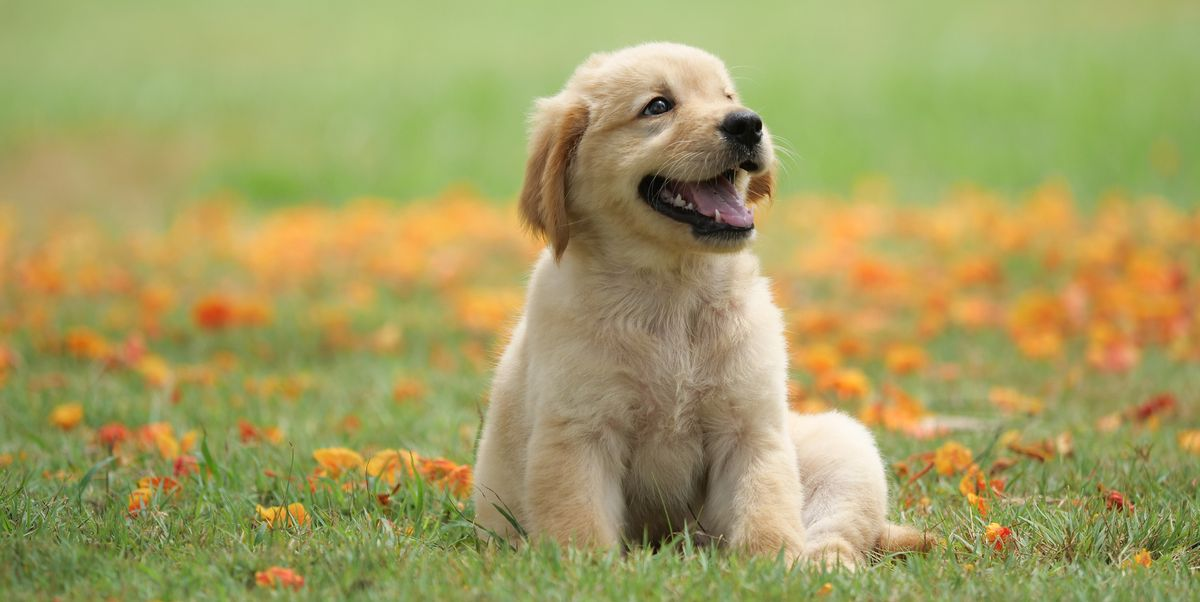
#> input picture Lab 2/dog.png, 1200 x 602 px
$ jupyter execute Task2.ipynb
#> lines starting #> are read from the running program, lines starting #| are printed output that depends on the picture
[cell 1]
import cv2
from matplotlib import pyplot as plt

dog = cv2.imread("dog.png")
#> dog is the input picture: shape (602, 1200, 3); mean B, G, R 97.6, 158.6, 163.9
dog = cv2.cvtColor(dog, cv2.COLOR_BGR2RGB)
plt.imshow(dog);

[cell 2]
h, w, d = dog.shape
#> h = 602; w = 1200; d = 3
cropdog = dog[h//2:,w//2:,:]
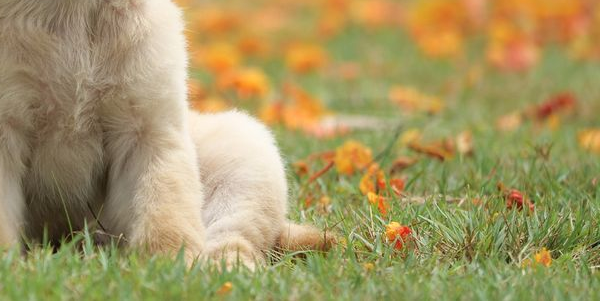
#> cropdog: shape (301, 600, 3); mean R, G, B 164.4, 150.1, 99.1
plt.imshow(cropdog);

[cell 3]
ch, cw, cd = cropdog.shape
#> ch = 301; cw = 600; cd = 3

rotationmatrix = cv2.getRotationMatrix2D(center=(cw//2,ch//2), angle=45, scale=1)
cropdog = cv2.warpAffine(cropdog, rotationmatrix, (cw,ch))
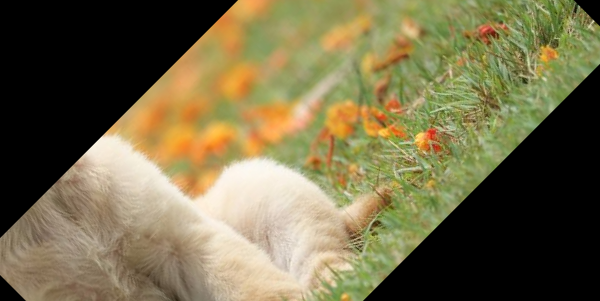
#> cropdog: shape (301, 600, 3); mean R, G, B 117.3, 108.1, 73.8
plt.imshow(cropdog);

[cell 4]
dog[h//2:,w//2:,:] = cropdog
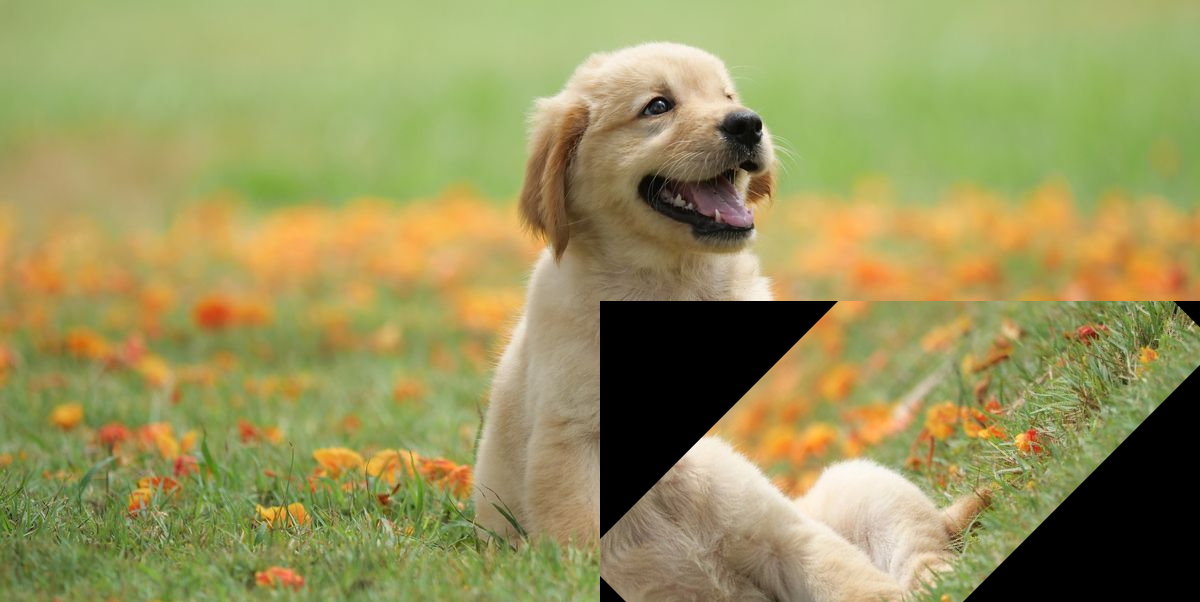
#> dog: shape (602, 1200, 3); mean R, G, B 152.1, 148.1, 91.2
plt.imshow(dog);
